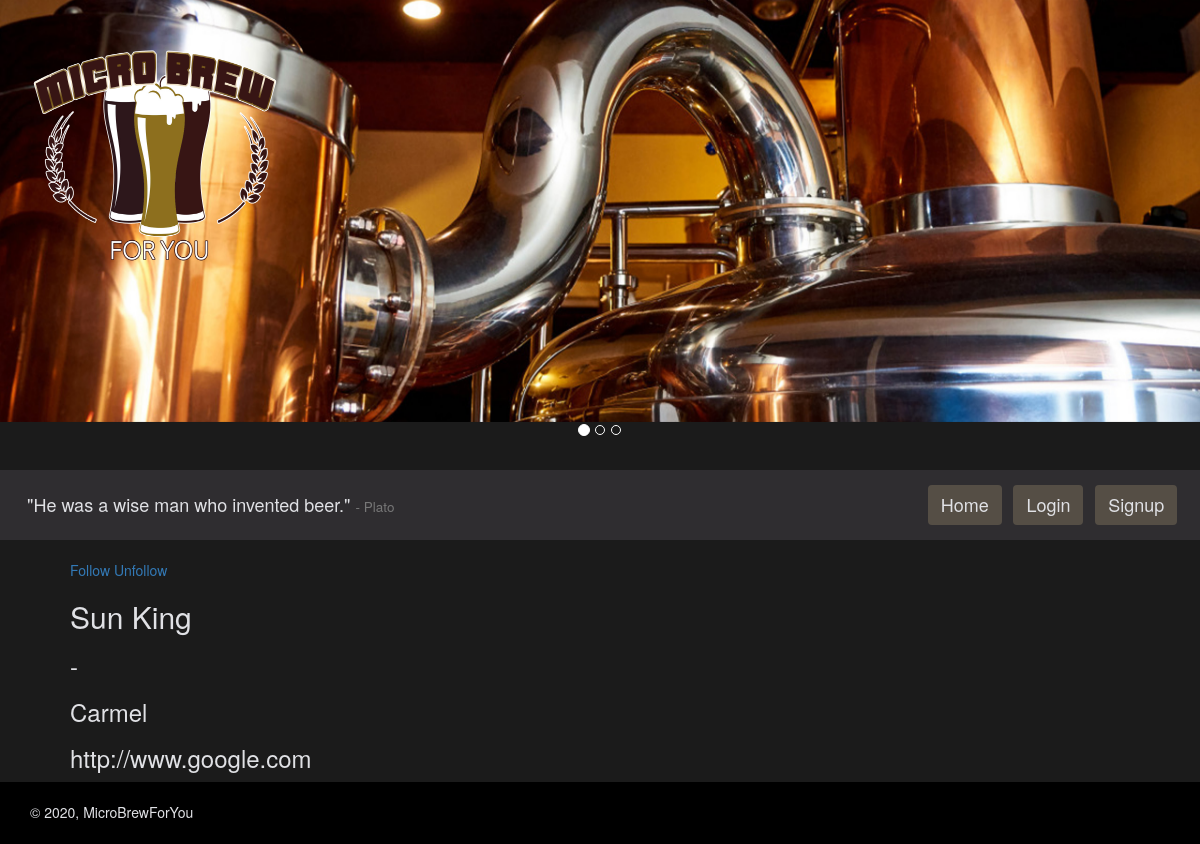
The page /brewery/1/ on the database as committed earlier.
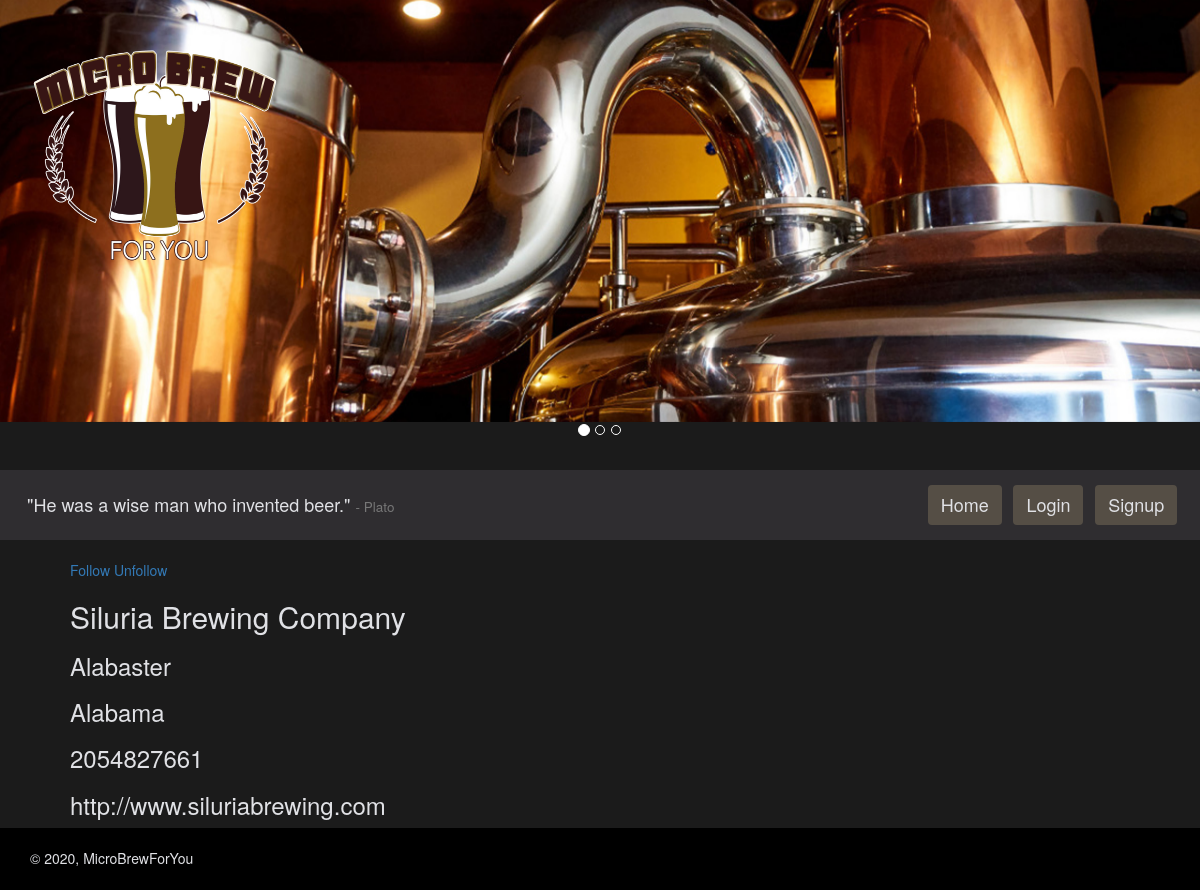
The same page on the database as committed later.
### microbrewforyou_app/models.py (models this page shows, shortened)
class Breweries(models.Model):
    name = models.CharField(max_length=80)
    phone = models.CharField(max_length=20, default='')
    city = models.TextField(max_length=80)
    state = models.TextField(max_length=80, default='')
    address = models.TextField(max_length=240, default='')
    website = models.URLField(max_length=200)

### microbrewforyou_app/views.py (the view)
class BreweryDetailView(View):
    def get(self, request, brewery_id):
        words_quote = "He was a wise man who invented beer."
        words_author = "Plato"
        brewery = Breweries.objects.filter(id=brewery_id).first()
        return render(request,
                      "brewery_detail.html",
                      {"brewery": brewery,
                       'words_author': words_author,
                       "words_quote": words_quote}
                      )

### templates/brewery_detail.html
{% extends 'base.html' %} {% block content %}
<br />
<div class="brewery">
  <div class="two-column">
    <a href="{% url 'follow_brewery' brewery_id=brewery.id %}">Follow</a>
    <a href="{% url 'unfollow_brewery' brewery_id=brewery.id %}">Unfollow</a>
    <h2>{{ brewery.name }}</h2>
    <h3>{{ brewery.address }}</h3>
    <h3>{{ brewery.city }}</h3>
    <h3>{{ brewery.state }}</h3>
    <h3>{{ brewery.phone }}</h3>
    <h3>{{ brewery.website }}</h3>
  </div>
</div>
{% endblock %}

Rows that differ between the two databases and show on the page:
changed Breweries: name "Sun King" → "Siluria Brewing Company"; city "Carmel" → "Alabaster"; state (not shown) → "Alabama"; phone (not shown) → "2054827661"; website "http://www.google.com" → "http://www.siluriabrewing.com"; address "-" → (not shown)
